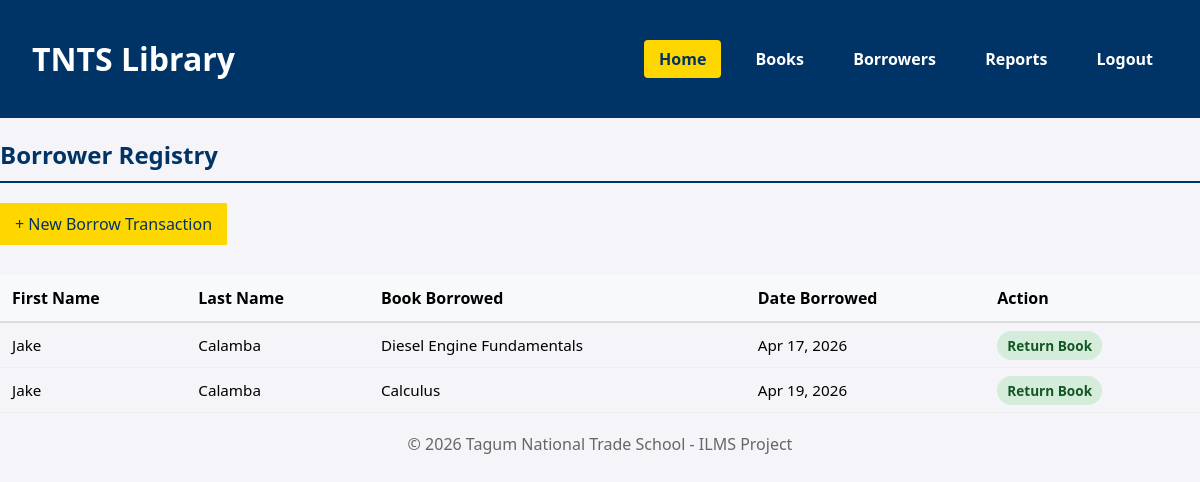
Screenshot of /borrowers.php (signed in) with the database file from the repository.
### tables this page shows
CREATE TABLE `borrowers` (
  `id` int(11) NOT NULL,
  `first_name` varchar(50) NOT NULL,
  `last_name` varchar(50) NOT NULL,
  `book_borrowed` varchar(255) DEFAULT NULL,
  `date_borrowed` datetime DEFAULT NULL,
  `status` varchar(20) DEFAULT 'Borrowed',
  `book_id` int(11) DEFAULT NULL
);

### borrowers.php (the view, shortened to what this page needs)
<?php
require_once "config.php";
include_once "header.php";
?>
<div class="main-container">
    <div class="table-card">
        <h2>Borrower Registry</h2>
        <a href="borrow_book.php" class="btn-home" style="padding:10px 15px; text-decoration:none; display:inline-block; margin-bottom:15px;">+ New Borrow Transaction</a>
        <table>
            <thead>
                <tr>
                    <th>First Name</th>
                    <th>Last Name</th>
                    <th>Book Borrowed</th>
                    <th>Date Borrowed</th>
                    <th>Action</th>
                </tr>
            </thead>
            <tbody>
                <?php
                $res = $mysqli->query("SELECT * FROM borrowers");
                while ($row = $res->fetch_assoc()): ?>
                    <tr>
                        <td><?php echo htmlspecialchars($row['first_name']); ?></td>
                        <td><?php echo htmlspecialchars($row['last_name']); ?></td>
                        <td><?php echo htmlspecialchars($row['book_borrowed']); ?></td>
                        <td><?php echo date("M d, Y", strtotime($row['date_borrowed'])); ?></td>
                        <td>
                            <a href="borrowers.php?return_id=<?php echo $row['id']; ?>&book_id=<?php echo $row['book_id']; ?>"
                                class="badge active" style="text-decoration:none;">Return Book</a>
                        </td>
                    </tr>
                <?php endwhile; ?>
            </tbody>
        </table>
    </div>
</div>
<?php include_once "footer.php"; ?>

### header.php (style rules this page uses)
:root { --primary-blue: #003366; --accent-gold: #FFD700; --light-gray: #f4f4f9; }
body { font-family: 'Segoe UI', sans-serif; margin: 0; background-color: var(--light-gray); }
.btn-home { background-color: var(--accent-gold); color: var(--primary-blue) !important; }
h2 { color: var(--primary-blue); border-bottom: 2px solid var(--primary-blue); padding-bottom: 10px; }
table { width: 100%; border-collapse: collapse; margin-top: 20px; }
th { background-color: #f8f9fa; padding: 12px; text-align: left; border-bottom: 2px solid #ddd; }
td { padding: 12px; border-bottom: 1px solid #eee; }
.badge { padding: 5px 10px; border-radius: 20px; font-size: 0.85rem; font-weight: bold; }
.active { background: #d4edda; color: #155724; }
table { width: 100%; border-collapse: separate; border-spacing: 0; margin-top: 20px; }
th { background-color: #f8f9fa; padding: 15px; text-align: left; border-bottom: 2px solid #ddd; }
td { padding: 15px; border-bottom: 1px solid #eee; font-size: 0.95rem; }
table { width: 100%; border-collapse: collapse; margin-top: 15px; }
td { padding: 12px; border-bottom: 1px solid #eee; font-size: 0.95rem; }

### rows the page displays
borrowers: first_name "Jake", last_name "Calamba", book_borrowed "Diesel Engine Fundamentals", date_borrowed "Apr 17, 2026"
borrowers: first_name "Jake", last_name "Calamba", book_borrowed "Calculus", date_borrowed "Apr 19, 2026"
